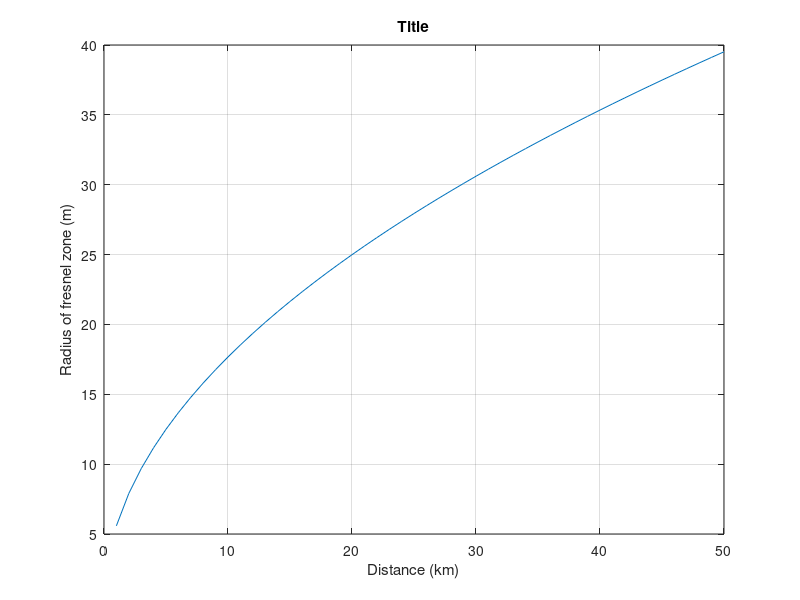

Recreate this plot in MATLAB.
%% Fresnel zone calculations
% Without curvature of the earth

D = 10; f = 2.4;
r1 = 8.657*sqrt(D/f)
r1 = 17.31*sqrt(5*5/(f*10))
%%

D = 20; f = 2.4;
r2 = 8.657*sqrt(D/f)

D = 50; f = 2.4;
r3 = 8.657*sqrt(D/f)

disp(['Radius of first fresnel zone'])
disp(['r1 = ',num2str(r1),' m',' @10km'])
disp(['r2 = ',num2str(r2),'m',' @20km'])
disp(['r3 = ',num2str(r3),'m',' @50km'])
%% %Maximum obstruction height

D = 10; f = 2.4;
r = 8.657*sqrt(0.6*D/f)
max_obstruction = 20 - r
%% Fresnel zone calculations
% With curvature of the earth
D = 50; f = 2.4;
H = (1000* D^2)/(8*8504)

r = 8.657*sqrt(D/f)
r60 = 8.657*sqrt(0.6*D/f)
maximum = 77-r60
max_with_curv = maximum - 37
%%

D = 1:1:50
r = 8.657*sqrt(D/f)'

figure(1)
plot(D,r)
grid
xlabel('Distance (km)'); ylabel('Radius of fresnel zone (m)')
title('Title')